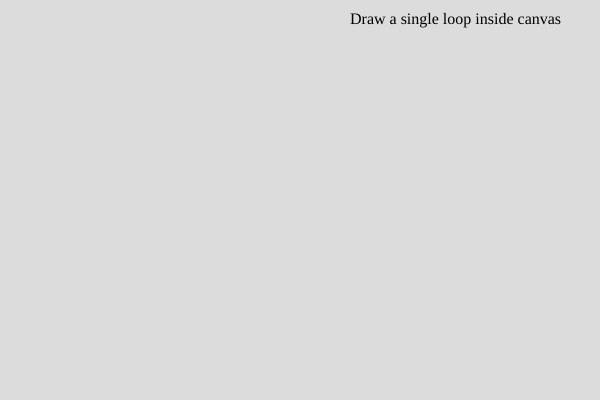
Frame 1 (no input)
Frame 60 (no input): identical to frame 1, image omitted
Frame 120 (the mouse pressed at the canvas centre since frame 60): identical to frame 1, image omitted

The p5.js sketch that drew this single still picture (run headless with seeded random() and noise() and a simulated clock; from frame 60 on, the mouse is pressed at the canvas centre):

// p5.js sketch
// ── sketch.js
// While drawing shape you can only draw a single loop. if mouse is lifted to draw seperately it will join to previous point. and if drawing is completed the start and end points are joined to make it a closed loop.

var points = []; // The points we draw.. stored as p5.Vector
var canDraw = true; // After hitting start button, to prevent mouseDragged creating extra points
var coeff = {}; // The main object which carries data of { key = angular speed of circle, value = complex number as p5.Vector | which gives size and starting angle of circle => radius = value.mag() and starting angle = value.heading() }
var maxCircles = 100; // this value changes how many circles you want to see on screen. If maxCircles = 100 you will see circles with angular speed -50 to 50 excluding 0.
// maxCircles can be adjusted by circlesSlider (NOTE: maxCircles will only take even value so if circlesSlider is odd it will take circlesSlider.value()+1)

// There are three phases of draws in this program
// 1) the phase where you will give your shape
// 2) the phase where we try to fit the shape by increasing number of circles
// 3) the phase where epicycles try to draw the shape and this phase continues till termination
var drawCounter = 0; // drawCounter indicates the phase you are in (0-indexed)
var animResol = 500; // animResol = number of frames the second phase will stay. You can change it accordingly
var animFram = 0; // animFram keeps count of number of frames passed in second phase
var revolveResol = 1000; // revolveResol = number of frames the third phase will stay. You can change it accordingly
var revolveFrame = 0; // revolveFrame keeps count of number of frames passed in third phase
var ansPoints = {}; // used to draw second phase. This carries data of shapes formed by different number of circles { key = n | circles with angular speed -n to n are used to form shape, value = shape stored in form of array of p5.Vector }.
var cirGr; // cirGr is 'circlesGroup' object which consists of data regarding circles that are drawn in third phase
var previewResol = 300; // This is used in second phase. previewResol = number of points to be shown in the loop in second phase. so ansPoints[i].length = previewResol

function setup() {
  createCanvas(600, 400);
  button = createButton("Start");
  button.position(250, 420);
  button.mousePressed(calcAndStart);
  reset = createButton("Reset");
  reset.position(350, 420);
  reset.mousePressed(ResetAll);
  circlesSlider = createSlider(1, 2 * maxCircles, maxCircles);
  circlesSlider.position(10, 420);
  infoLabel = createElement("label", "Draw a single loop inside canvas");
  infoLabel.position(350, 10);
  var sv = circlesSlider.value();
  sliderLabel = createElement(
    "label",
    "Number of circles = " + (sv + (sv % 2)).toString()
  );
  sliderLabel.position(10, 450);
}

// Resets all parameters and clears screen
function ResetAll() {
  points = [];
  canDraw = true;
  coeff = {};
  maxCircles = 100;
  drawCounter = 0;
  animFram = 0;
  revolveFrame = 0;
  ansPoints = {};
  cirGr = null;
  infoLabel.html("Draw a single loop inside canvas");
}

// can only draw shape in first phase and within boundary of canvas (with a offset of 10 pixels)
function mouseDragged() {
  if (canDraw)
    if (
      mouseX < width - 10 &&
      mouseY < height - 10 &&
      mouseX > 10 &&
      mouseY > 10
    )
      points.push(createVector(mouseX, mouseY));
}

// clicking start button starts this method
function calcAndStart() {
  var sv = circlesSlider.value();
  if (canDraw) {
    // if first time pressed
    animFram = 0;
    revolveFrame = 0;
    points.push(points[0]);
    maxCircles = sv + (sv % 2); // maxCircles should only contain even numbers
    canDraw = false;
    calcAllCoeff();
    finalShapeCalc();
    console.log(points.length);
    console.log("Calculated");
    drawCounter = 1;
    cirGr = new circlesGroup(coeff);
  } else if (maxCircles != sv && maxCircles != sv + 1) {
    animFram = 0;
    revolveFrame = 0;
    maxCircles = sv + (sv % 2); // maxCircles should only contain even numbers
    calcAllCoeff();
    finalShapeCalc();
    drawCounter = 1;
    cirGr = new circlesGroup(coeff);
  }
}

// used to calculate complex coefficients for respective angular speeds of circles
function calcAllCoeff() {
  var n = maxCircles / 2;
  coeff = {};
  for (i = -1 * n; i <= n; ++i) {
    coeff[i] = calcCoeff(i);
  }
}

// used to calculate ansPoints object for second phase
function finalShapeCalc() {
  ansPoints = {};
  for (var i = 0; i <= maxCircles / 2; ++i) {
    ansPoints[i] = [];
    for (var j = 0; j < previewResol; ++j) {
      var x = map(j, 0, previewResol, -1 * Math.PI, Math.PI);
      var cn = coeff[i];
      var cs = createVector(Math.cos(i * x), Math.sin(i * x));
      var vec = complexMult(cn, cs);
      if (i != 0) {
        vec.add(ansPoints[i - 1][j]);
        cn = coeff[-1 * i];
        cs = createVector(Math.cos(i * x), Math.sin(-1 * i * x));
        vec.add(complexMult(cn, cs));
      }
      ansPoints[i].push(vec);
    }
    ansPoints[i].push(ansPoints[i][0]);
  }
}

// Fourier series implementation to get complex coefficient for a angular speed
function calcCoeff(n) {
  var ans = createVector(0, 0);
  for (var i = 0; i < points.length - 1; ++i) {
    ans.add(integrateLine(i, n));
  }
  return ans;
}

// as complex numbers stored in p5.Vector this function gives complex multiplication of two p5.Vectors
function complexMult(v1, v2) {
  var a = v1.x;
  var b = v1.y;
  var c = v2.x;
  var d = v2.y;
  return createVector(a * c - b * d, b * c + a * d);
}

// Fourier stuff.. formula implementation
function integrateLine(pos, n) {
  var ll = map(pos, 0, points.length - 1, -1 * Math.PI, Math.PI);
  var ul = map(pos + 1, 0, points.length - 1, -1 * Math.PI, Math.PI);
  var ans = createVector(0, 0);
  for (var i = 0; i < 10; i++) {
    var x = map(i, 0, 10, ll, ul);
    var cs = createVector(Math.cos(n * x), Math.sin(-1 * n * x));
    var midvec = p5.Vector.lerp(points[pos], points[pos + 1], i / 10);
    ans.add(complexMult(midvec, cs));
  }
  ans.div(points.length - 1);
  ans.div(10);
  return ans;
}

// always draw the points array.. throughout all phases
function alwaysDraw() {
  noFill();
  stroke(0);
  strokeWeight(1);
  beginShape();
  for (var i = 0; i < points.length; ++i) {
    vertex(points[i].x, points[i].y);
  }
  endShape();
}

// phase 2 drawing..
function drawAnim() {
  stroke(255, 0, 0);
  strokeWeight(1);
  beginShape();
  var curr = map(animFram, 0, animResol, 0, maxCircles / 2);
  var left = Math.floor(curr);
  var right = left + 1;
  for (var i = 0; i <= previewResol; ++i) {
    var temp = p5.Vector.lerp(
      ansPoints[left][i],
      ansPoints[right][i],
      curr - left
    );
    vertex(temp.x, temp.y);
  }
  endShape();
  animFram++;
  infoLabel.html("Showing Frames " + animFram + "/" + animResol);
  if (animFram == animResol) {
    drawCounter++;
  }
}

function draw() {
  background(220);
  alwaysDraw();
  var sv = circlesSlider.value();
  sliderLabel.html("Number of circles = " + (sv + (sv % 2)).toString());
  if (drawCounter == 1) {
    drawAnim();
  }
  if (drawCounter == 2) {
    cirGr.update();
    cirGr.show();
    revolveFrame++;
    infoLabel.html("Showing Frames " + revolveFrame + "/" + revolveResol);
    if (revolveFrame == revolveResol + 20) {
      revolveFrame = 0;
      cirGr = new circlesGroup(coeff);
    }
  }
}

// ── circle.js
class circle {
    constructor(center, coeff, omega) {
        this.c = center;
        this.r = coeff.mag();
        this.ang = (coeff.heading() - (omega * Math.PI));
        this.sp = (2 * omega * Math.PI) / revolveResol;
        //this.ang -= (5 * this.sp);
        //this.sp = omega;
    }

    getEnd() {
        var vec = p5.Vector.fromAngle(this.ang, this.r);
        vec.add(this.c);
        return vec;
    }

    update(center) {
        this.c = center;
        this.ang += this.sp;
    }

    show() {
        stroke(0, 100);
        strokeWeight(1);
        ellipse(this.c.x, this.c.y, 2 * this.r, 2 * this.r);
        var end = this.getEnd();
        line(this.c.x, this.c.y, end.x, end.y);
    }
}
// ── circlesGroup.js
class circlesGroup {
    constructor(coeffData) {
        this.orig = coeffData[0];
        this.data = [];
        for (var n in coeffData) {
            if (n != 0) {
                this.data.push([n, coeffData[n]]);
            }
        }
        this.data.sort(function (a, b) {
            var m1 = a[1].mag();
            var m2 = b[1].mag();
            return m2 - m1;
        });
        this.circles = [];
        this.points = [];
        var end = this.orig;
        for (var i in this.data) {
            var cir = new circle(end, this.data[i][1], this.data[i][0]);
            this.circles.push(cir);
            end = cir.getEnd();
        }
        this.points.push(end);
    }

    update() {
        var newEnd = this.orig;
        for (var i in this.circles) {
            this.circles[i].update(newEnd);
            newEnd = this.circles[i].getEnd();
        }
        this.points.push(newEnd);
    }

    show() {
        for (var i in this.circles) {
            this.circles[i].show();
        }
        stroke(0, 0, 255);
        beginShape();
        for (var i in this.points) {
            vertex(this.points[i].x, this.points[i].y);
        }
        endShape();
    }
}
